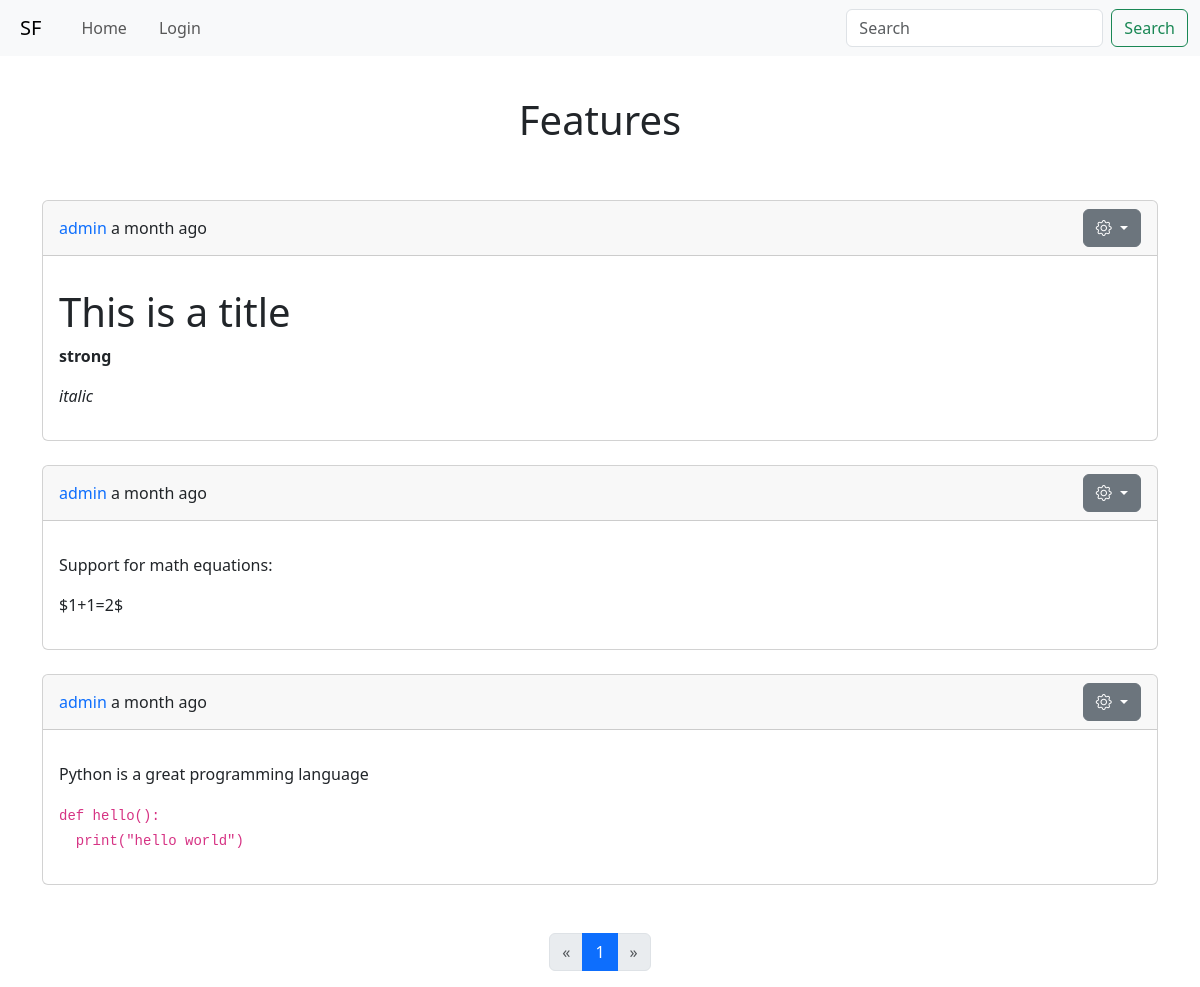
/thread/1/, run on the app's committed database.
### app/models.py (models this page shows, shortened)
class Thread(db.Model):
    id: so.Mapped[int] = so.mapped_column(primary_key=True)
    title: so.Mapped[str] = so.mapped_column(sa.String(100))
    user_id: so.Mapped[int] = so.mapped_column(sa.ForeignKey(User.id, ondelete='CASCADE'), index=True)
    user: so.Mapped[User] = so.relationship('User', back_populates='threads')
    posts: so.WriteOnlyMapped['Post'] = so.relationship('Post',
                                                        back_populates='thread',
                                                        passive_deletes=True)

class Post(db.Model):
    id: so.Mapped[int] = so.mapped_column(primary_key=True)
    body: so.Mapped[str] = so.mapped_column(sa.String(1_000))
    body_raw: so.Mapped[str] = so.mapped_column(sa.String(1_000))
    timestamp: so.Mapped[datetime] = so.mapped_column(sa.DateTime(), index=True,
                                                      default=lambda: datetime.now(timezone.utc))
    user_id: so.Mapped[int] = so.mapped_column(sa.ForeignKey(User.id, ondelete='CASCADE'), index=True)
    thread_id: so.Mapped[int] = so.mapped_column(sa.ForeignKey(Thread.id, ondelete='CASCADE'), index=True)
    author: so.Mapped[User] = so.relationship('User', back_populates='posts')
    thread: so.Mapped[Thread] = so.relationship('Thread', back_populates='posts')
    reports: so.WriteOnlyMapped['Report'] = so.relationship('Report',
                                                            back_populates='post',
                                                            passive_deletes=True)

class User(UserMixin, db.Model):
    id: so.Mapped[int] = so.mapped_column(primary_key=True)
    username: so.Mapped[str] = so.mapped_column(sa.String(64), index=True, unique=True)
    email: so.Mapped[str] = so.mapped_column(sa.String(120), index=True, unique=True)
    password_hash: so.Mapped[Optional[str]] = so.mapped_column(sa.String(256))
    about_me: so.Mapped[Optional[str]] = so.mapped_column(sa.String(140))
    last_seen: so.Mapped[Optional[datetime]] = so.mapped_column(sa.DateTime(),
                                                                default=lambda: datetime.now(timezone.utc))
    joined: so.Mapped[datetime] = so.mapped_column(sa.DateTime(), default=lambda: datetime.now(timezone.utc))
    admin: so.Mapped[bool] = so.mapped_column(sa.Boolean(), default=False)
    posts: so.WriteOnlyMapped['Post'] = so.relationship('Post',
                                                        back_populates='author',
                                                        passive_deletes=True)
    threads: so.WriteOnlyMapped['Thread'] = so.relationship('Thread',
                                                            back_populates='user',
                                                            passive_deletes=True)

### app/main/routes.py (the view)
@bp.route('/thread/<int:id>/', methods=['GET'])
def thread(id):
    page = request.args.get('page', 1, type=int)
    thread = db.first_or_404(sa.select(Thread).where(Thread.id == id))
    posts_query = sa.select(Post).where(Post.thread_id == id).order_by(Post.timestamp.desc())
    page = db.paginate(posts_query, page=page, per_page=current_app.config['POSTS_PER_PAGE'], error_out=True)
    form = PostForm()
    return render_template('thread.html', title=thread.title,
                           thread=thread,
                           form=form,
                           page=page)

### app/main/forms.py
class PostForm(FlaskForm):
    body = PageDownField('Post', validators=[Length(min=1, max=1000)])
    submit = SubmitField('Submit')

### app/main/routes.py (called while the page is built)
@bp.before_request
def before_request():
    if current_user.is_authenticated:
        current_user.last_seen = datetime.now(timezone.utc)
        db.session.commit()

### app/templates/thread.html (shortened to what this page needs)
{% extends "base.html" %}
{% from "macros.html" import thread_table, page_nav, quick_form with context %}
{% block content %}
    <h1 class="text-center p-4">{{ thread.title }}</h1>
    {% for post in page.items %}
        <br/>
        {% include 'post.html' %}
    {% endfor %}
    <br/>
    <br/>
    {{ page_nav(page, 'main.thread', id=thread.id) }}
{% endblock %}

### app/templates/base.html (shortened to what this page needs)
<!DOCTYPE html>
<html lang="en">
<head>
    <link href="https://cdn.jsdelivr.net/npm/bootstrap@5.3.3/dist/css/bootstrap.min.css" rel="stylesheet"
>
    <link rel="stylesheet" href="https://cdn.jsdelivr.net/npm/bootstrap-icons@1.11.3/font/bootstrap-icons.min.css">
</head>
<body>
<header>
    <nav class="navbar navbar-expand-lg bg-body-tertiary">
        <div class="container-fluid">
            <a class="navbar-brand px-2" href="#">SF</a>
            <div class="collapse navbar-collapse" id="navbarSupportedContent">
                <ul class="navbar-nav me-auto mb-2 mb-lg-0">
                    <li class="nav-item px-2"><a class="nav-link" href="{{ url_for('main.index') }}">Home</a></li>
                    {% if current_user.is_anonymous %}
                        <li class="nav-item px-2">
                            <a class="nav-link" href="{{ url_for('auth.login') }}">Login</a>
                        </li>
                    {% endif %}
                </ul>
                <form class="d-flex" role="search" action="{{ url_for('main.search') }}" method="get">
                    <input class="form-control me-2" type="search" name="query" placeholder="Search"
                           aria-label="Search">
                    <button class="btn btn-outline-success" type="submit">Search</button>
                </form>
            </div>
        </div>
    </nav>
</header>
<main>
    <div class="container mt-3">
        {% block content %}{% endblock %}
    </div>
</main>
</body>
</html>

### app/templates/macros.html (shortened to what this page needs)
{% macro page_nav(page, endpoint) %}
    <nav aria-label="Page navigation example">
        <ul class="pagination justify-content-center">
            {% if page.has_prev %}
                <li class="page-item">
                    <a class="page-link" href="{{ url_for(endpoint, page=page.prev_num, **kwargs) }}"
                       aria-label="Previous">
                        <span aria-hidden="true">&laquo;</span>
                    </a>
                </li>
            {% else %}
                <li class="page-item">
                    <a class="page-link disabled" aria-label="Previous">
                        <span aria-hidden="true">&laquo;</span>
                    </a>
                </li>
            {% endif %}
            {% for number in page.iter_pages(left_edge=1, right_edge=1, left_current=1, right_current=2) %}
                {% if number %}
                    {% if page.page != number %}
                        <li class="page-item">
                            <a class="page-link" href="{{ url_for(endpoint, page=number, **kwargs) }}">{{ number }}</a>
                        </li>
                    {% else %}
                        <li class="page-item active" aria-current="page">
                            <a class="page-link" href="#">{{ number }}</a>
                        </li>
                    {% endif %}
                {% else %}
                    <li class="page-item disabled">
                        <a class="page-link">{{ '...' }}</a>
                    </li>
                {% endif %}
            {% endfor %}
            {% if page.has_next %}
                <li class="page-item">
                    <a class="page-link" href="{{ url_for(endpoint, page=page.next_num, **kwargs) }}"
                       aria-label="Next">
                        <span aria-hidden="true">&raquo;</span>
                    </a>
                </li>
            {% else %}
                <li class="page-item">
                    <a class="page-link disabled" aria-label="Next">
                        <span aria-hidden="true">&raquo;</span>
                    </a>
                </li>
            {% endif %}
        </ul>
    </nav>
{% endmacro %}

### app/templates/post.html (shortened to what this page needs)
<div class="card">
    <div class="card-header d-flex justify-content-between align-items-center">
                <span>
                <a class="text-decoration-none"
                   href="{{ url_for('main.user', username=post.author.username) }}">{{ post.author.username }}
                </a> {{ moment(post.timestamp).fromNow() }}
                </span>
        <div class="dropdown">
            <button class="btn btn-secondary dropdown-toggle" type="button" data-bs-toggle="dropdown"
                    aria-expanded="false">
                <i class="bi bi-gear"></i>
            </button>
        </div>
    </div>
    <div class="card-body">
        <p>{{ post.body | safe }}</p>
    </div>
</div>

### app/templates/base.html (style rules this page uses)
code { white-space: pre-wrap }

### data on the page
Thread: title "Features"
Post: author.username "admin", timestamp "a month ago", body "This is a title strong italic"
Post: author.username "admin", timestamp "a month ago", body "Support for math equations: $1+1=2$"
Post: author.username "admin", timestamp "a month ago", body "Python is a great programming language def hello(): print(\"hello world\")"

### other printed values
{{ number }} "1"
